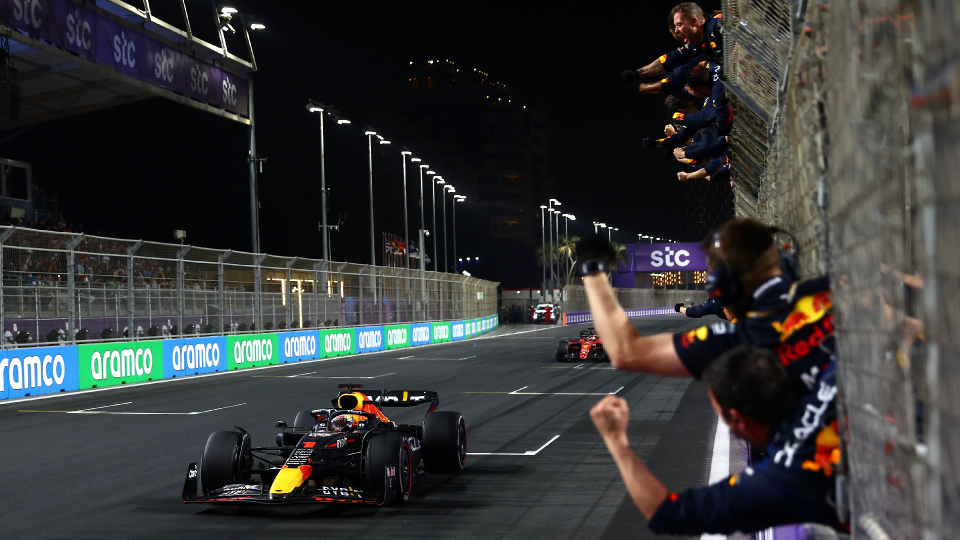
#> input picture Assignment5/image.jpg, 1920 x 1080 px (shown at 1/2 size)
$ python main.py
#> lines starting #> are read from the running program, lines starting #| are printed output that depends on the picture
#> in main, img is the input picture: PIL image 1920x1080 RGB; mean R, G, B 53.1, 54, 53.9
#| 원본 해상도: 1080 x 1920
#> the answer given: 100
#> the answer given: 100
import numpy as np
from PIL import Image

def bilinear_interpolation(img, new_height, new_width):
    """
    이미지 배열 img를 (new_height, new_width)로 리샘플링 (양선형 보간)
    """
#> called with new_height = 100, new_width = 100
    orig_height, orig_width = img.shape[:2]
#> orig_height = 1080; orig_width = 1920

    # 컬러/흑백 지원
    if len(img.shape) == 3:
        channels = img.shape[2]
#> channels = 3
        resized = np.zeros((new_height, new_width, channels), dtype=np.uint8)
    else:
        channels = 1
        resized = np.zeros((new_height, new_width), dtype=np.uint8)

    # 스케일 비율
    x_ratio = (orig_width - 1) / (new_width - 1) if new_width > 1 else 0
#> x_ratio = 19.38
    y_ratio = (orig_height - 1) / (new_height - 1) if new_height > 1 else 0
#> y_ratio = 10.9

    for i in range(new_height):
        for j in range(new_width):
            x = j * x_ratio
            y = i * y_ratio
            x1 = int(np.floor(x))
            y1 = int(np.floor(y))
            x2 = min(x1 + 1, orig_width - 1)
            y2 = min(y1 + 1, orig_height - 1)
            dx = x - x1
            dy = y - y1

            if channels == 1:
                top = (1 - dx) * img[y1, x1] + dx * img[y1, x2]
                bottom = (1 - dx) * img[y2, x1] + dx * img[y2, x2]
                value = (1 - dy) * top + dy * bottom
                resized[i, j] = int(value)
            else:
                for c in range(channels):
                    top = (1 - dx) * img[y1, x1, c] + dx * img[y1, x2, c]
                    bottom = (1 - dx) * img[y2, x1, c] + dx * img[y2, x2, c]
                    value = (1 - dy) * top + dy * bottom
                    resized[i, j, c] = int(value)
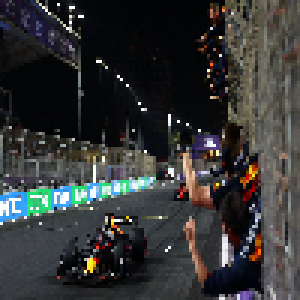
#> resized: shape (100, 100, 3) (shown 3 times larger); mean R, G, B 52.6, 53.6, 53.5

    return resized

def main():
    # 1. 파일 읽기
    input_path = "image.jpg"  # 입력 파일명
    img = Image.open(input_path)
    img_array = np.array(img)
    print(f"원본 해상도: {img_array.shape[0]} x {img_array.shape[1]}")

    # 2. 목표 해상도 입력
    new_height = int(input("변환할 세로 크기(M'): "))
    new_width = int(input("변환할 가로 크기(N'): "))

    # 3. 리샘플링 실행
    print("리샘플링 중...")
    resized_img = bilinear_interpolation(img_array, new_height, new_width)

    # 4. 결과 저장
    result = Image.fromarray(resized_img)
    output_path = "resampled_image.jpg"
    result.save(output_path)
    print(f"완료! 저장 경로: {output_path}")

if __name__ == "__main__":
    main()
